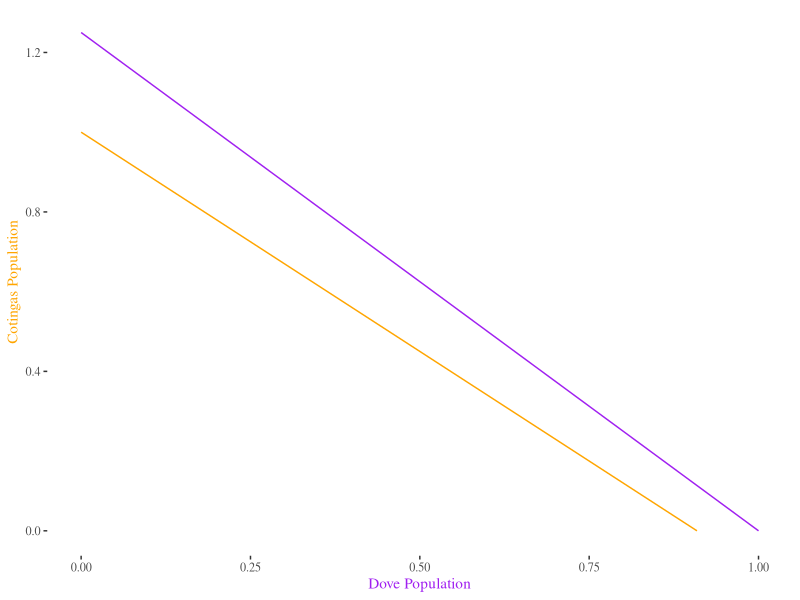
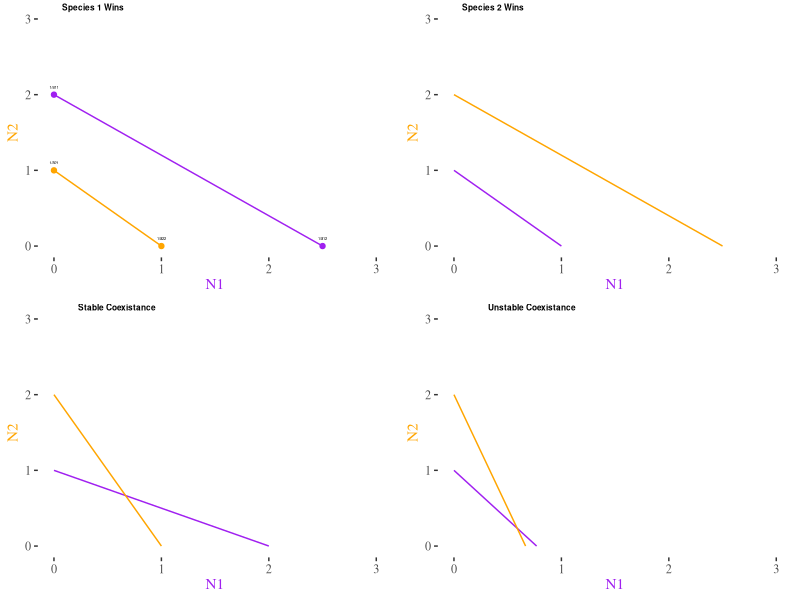

Write R code to recreate these figures, in order.
## ---- chunk 1
library(ggplot2)
library(ggthemes)

#create dataframes
dovedf <- data.frame(xdove = c(0,1), ydove = c(1.25,0))
cotingadf <-  data.frame(xcot = c(0,(1/1.1)),ycot = c(1,0))
bird_df<- cbind(dovedf,cotingadf)

ggplot(bird_df) + geom_line(aes(xdove,ydove), color = 'purple') + 
  geom_line(aes(xcot,ycot), color = 'orange') + 
  theme_tufte() + xlab('Dove Population') + ylab('Cotingas Population') + 
  theme(axis.title.x = element_text(colour = "purple"),
        axis.title.y = element_text(colour = 'orange'))

#Sam, pretty please check my conclusion on this and make sure I didn't get this backward :)
## ---- chunk 2
library(cowplot)

#Species 1 wins
a11=.4; a12=.5; a21=1; a22=1

sp1df <- data.frame(s1x = c(0, 1/a11) , s1y = c(1/a12,0))
sp2df <- data.frame(s2x = c(0,1/a21) , s2y = c(1/a22,0) )
labels <- c('1/a11','1/a12','1/a21','1/a22')
dfsp1win <- cbind(sp1df,sp2df)

ddfsp1win_plot <- ggplot(dfsp1win) + geom_line(aes(s1x,s1y), color = 'purple') +
  geom_line(aes(s2x,s2y), color = 'orange') + geom_point(aes(s2x,s2y), color = 'orange') +
  geom_text(aes(s2x,s2y), label = labels[3:4], check_overlap =TRUE, vjust = -2, size = 1) +
  geom_text(aes(s1x,s1y), label = labels[1:2], check_overlap =TRUE, vjust = -2, size = 1) +
  geom_point(aes(s1x,s1y), color = 'purple')+
  xlim(0,3) + ylim(0,3) + 
  theme_tufte() + xlab('N1') + ylab('N2') + 
    theme(axis.title.x = element_text(colour = "purple"),
        axis.title.y = element_text(colour = 'orange')) 
  
#Species 2 wins

a11=1; a12=1; a21=.4; a22=.5

sp1df <- data.frame(s1x = c(0, 1/a11) , s1y = c(1/a12,0))
sp2df <- data.frame(s2x = c(0,1/a21) , s2y = c(1/a22,0) )

dfsp2win <- cbind(sp1df,sp2df)

ddfsp2win_plot <- ggplot(dfsp2win) + geom_line(aes(s1x,s1y), color = 'purple') + 
  geom_line(aes(s2x,s2y), color = 'orange') + 
  xlim(0,3) + ylim(0,3) + 
  theme_tufte() + xlab('N1') + ylab('N2') + 
    theme(axis.title.x = element_text(colour = "purple"),
        axis.title.y = element_text(colour = 'orange'))# +
  
#Stable Coexistance

a11=.5; a12=1; a21=1; a22=.5

sp1df <- data.frame(s1x = c(0, 1/a11) , s1y = c(1/a12,0))
sp2df <- data.frame(s2x = c(0,1/a21) , s2y = c(1/a22,0) )

dfspcoex <- cbind(sp1df,sp2df)

dfspcoex_plot <- ggplot(dfspcoex) + geom_line(aes(s1x,s1y), color = 'purple') + 
  geom_line(aes(s2x,s2y), color = 'orange') + 
  xlim(0,3) + ylim(0,3) + 
  theme_tufte() + xlab('N1') + ylab('N2') + 
    theme(axis.title.x = element_text(colour = "purple"),
        axis.title.y = element_text(colour = 'orange')) 
  



#Unstable Coexistance
a11=1.3; a12=1; a21=1.5; a22=.5

sp1df <- data.frame(s1x = c(0, 1/a11) , s1y = c(1/a12,0))
sp2df <- data.frame(s2x = c(0,1/a21) , s2y = c(1/a22,0) )

dfspunstcoex <- cbind(sp1df,sp2df)

dfspunstcoex_plot <- ggplot(dfspunstcoex) + geom_line(aes(s1x,s1y), color = 'purple') + 
  geom_line(aes(s2x,s2y), color = 'orange') + 
  xlim(0,3) + ylim(0,3) + 
  theme_tufte() + xlab('N1') + ylab('N2') + 
    theme(axis.title.x = element_text(colour = "purple"),
        axis.title.y = element_text(colour = 'orange')) 



plot_grid(ddfsp1win_plot,ddfsp2win_plot,dfspcoex_plot,dfspunstcoex_plot, labels  = c('Species 1 Wins','Species 2 Wins', 'Stable Coexistance','Unstable Coexistance'),
         hjust = -1, label_size = 6)
